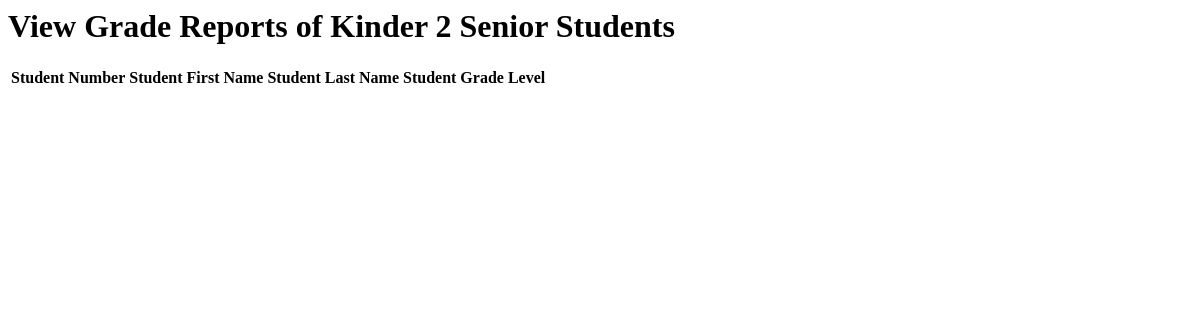
Before: /GradeReportListKinder2Senior with the older database file.
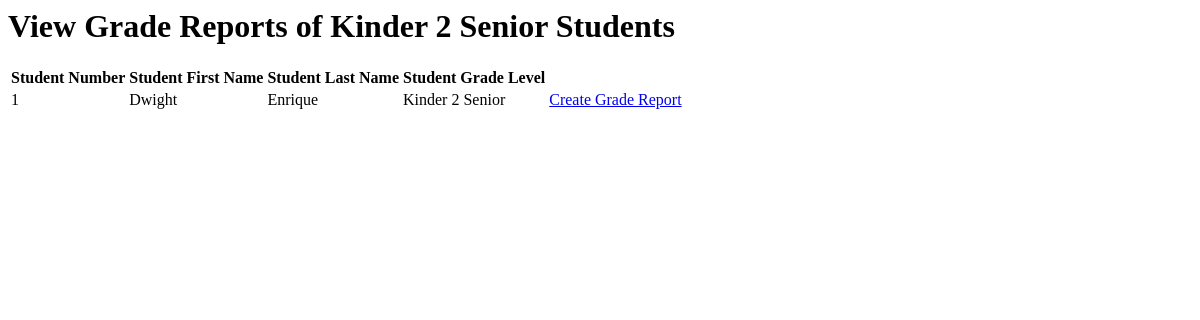
After: the same page with the newer database file.
### sis_app/models.py (models this page shows)
class Account(models.Model):
    username = models.CharField(max_length=128)
    password = models.CharField(max_length=128)#passwords should be stored hashed
    class Meta:
        abstract=True # Don't use this line if you want Contact to have its own table

class Student(Account):
    student_firstname = models.CharField(max_length=128, default=None)#
    student_lastname = models.CharField(max_length=128, default=None)#
    student_middlename = models.CharField(max_length=128, default=None)
    student_nickname = models.CharField(max_length=128, default=None)
    student_birthday = models.DateField(default=datetime.date.today())
    grade_levels = [
        ('Nursery','Nursery'),
        ('Kinder 1','Kinder 1'),
        ('Kinder 2 Junior', 'Kinder 2 Junior'),
        ('Kinder 2 Senior', 'Kinder 2 Senior'),
    ]
    student_grade_level = models.CharField(max_length=128, choices=grade_levels, default='Nursery')#
    status =[
    ('Not Enrolled','Not Enrolled'),
    ('Enrolled', 'Enrolled'),
    ]#
    enrollment_status = models.CharField(max_length=20, choices=status,default='Not Enrolled')#
    student_schoolyear_start=models.IntegerField(('year'), validators=[MinValueValidator(2000)], default=None)#
    student_address = models.CharField(max_length=300, default=None)
    student_religion = models.CharField(max_length=128, default=None)
    student_nationality = models.CharField(max_length=128, default=None)
    student_hobbies = models.TextField(max_length=500, default=None)
    student_likes = models.TextField(max_length=500, default=None)
    student_dislikes = models.TextField(max_length=500, default=None)
    student_shm = models.TextField(max_length=500, default=None)
    student_allergies = models.TextField(max_length=500, default=None)
    student_sd = models.TextField(max_length=500, default=None)
    student_oconsiderations = models.TextField(max_length=500, default=None)
    student_guardianemail = models.EmailField(max_length = 254, default=None)
    student_f_firstname = models.CharField(max_length=128, default=None)
    student_f_lastname = models.CharField(max_length=128, default=None)
    student_f_middlename = models.CharField(max_length=128, default=None)
    student_f_telno = models.CharField(max_length=128, default=None)
    student_f_address = models.CharField(max_length=300, default=None)
    student_f_occupation = models.CharField(max_length=128, default=None)
    student_f_employer = models.CharField(max_length=128, default=None)
    student_f_oaddress = models.CharField(max_length=300, default=None)
    student_f_otelno = models.CharField(max_length=128, default=None)
    student_f_natureofbusiness = models.CharField(max_length=128, default=None)
    student_m_firstname = models.CharField(max_length=128, default=None)
    student_m_lastname = models.CharField(max_length=128, default=None)
    student_m_middlename = models.CharField(max_length=128, default=None)
    student_m_telno = models.CharField(max_length=128, default=None)
    student_m_address = models.CharField(max_length=300, default=None)
    student_m_occupation = models.CharField(max_length=128, default=None)
    student_m_employer = models.CharField(max_length=128, default=None)
    student_m_oaddress = models.CharField(max_length=300, default=None)
    student_m_otelno = models.CharField(max_length=128, default=None)
    student_m_natureofbusiness = models.CharField(max_length=128, default=None)
    student_sibling_name = models.CharField(max_length=300, default=None)
    student_sibling_gender = models.CharField(max_length=128, default=None)
    student_sibling_age = models.IntegerField(default=None)
    student_sibling_school=models.CharField(max_length=300, default=None)
    student_medexp = models.BooleanField(default = False)
    student_rules = models.BooleanField(default = False)
    student_accuracy = models.BooleanField(default = False)
    student_signedname = models.CharField(max_length=300, default=None)
    student_signdate = models.DateField(default=datetime.date.today())
    enrollment_plan_choices =[
    ('Annually','Annually'),
    ('Bi-Annually', 'Bi-Annually'),
    ('Quarterly', 'Quarterly'),
    ]
    student_enrollment_plan = models.CharField(max_length=20, choices=enrollment_plan_choices,default='Annually')

### sis_app/views.py (the view)
# urls.py: path('GradeReportListKinder2Senior',views.GradeReportList_Kinder2Senior, name="grade_report_kinder2senior"),
def GradeReportList_Kinder2Senior(request):
    students = Student.objects.filter(student_grade_level = 'Kinder 2 Senior')
    student = {'studentList' : students}
    return render(request,"sis_app/GradeReportKinder2Senior_List.html", student)

### sis_app/templates/sis_app/GradeReportKinder2Senior_List.html (shortened to what this page needs)
<h1 class="pageHeading">View Grade Reports of Kinder 2 Senior Students</h1>
<div class="table-container">
    <table class = "table table-borderless">
        <thead class= "border-bottom font-weight-bold">
            <tr>
                <th>Student Number</th>
                <th>Student First Name</th>
                <th>Student Last Name</th>
                <th>Student Grade Level</th>
                <th></th>
                <th></th>
            </tr>
        </thead>
        <tbody>
            {% for student in studentList %}
            <tr>
                <td data-heading="Student ID">{{student.pk}}</td>
                <td data-heading="First Name">{{student.student_firstname}}</td>
                <td data-heading="Last Name">{{student.student_lastname}}</td>
                <td data-heading="Last Name">{{student.student_grade_level}}</td>
                <td data-heading="Create Grade Report"><a href="{% url 'sis_app:grade_report_form_kinder2senior' student.id %}">Create Grade Report</a>
                </td>
            </tr>
            {% endfor %}
        </tbody>
    </table>
</div>

Changed rows visible on the page:
now on this page (row edited): Student: pk "1", student_firstname "Dwight", student_lastname "Enrique", student_grade_level "Kinder 2 Senior"
